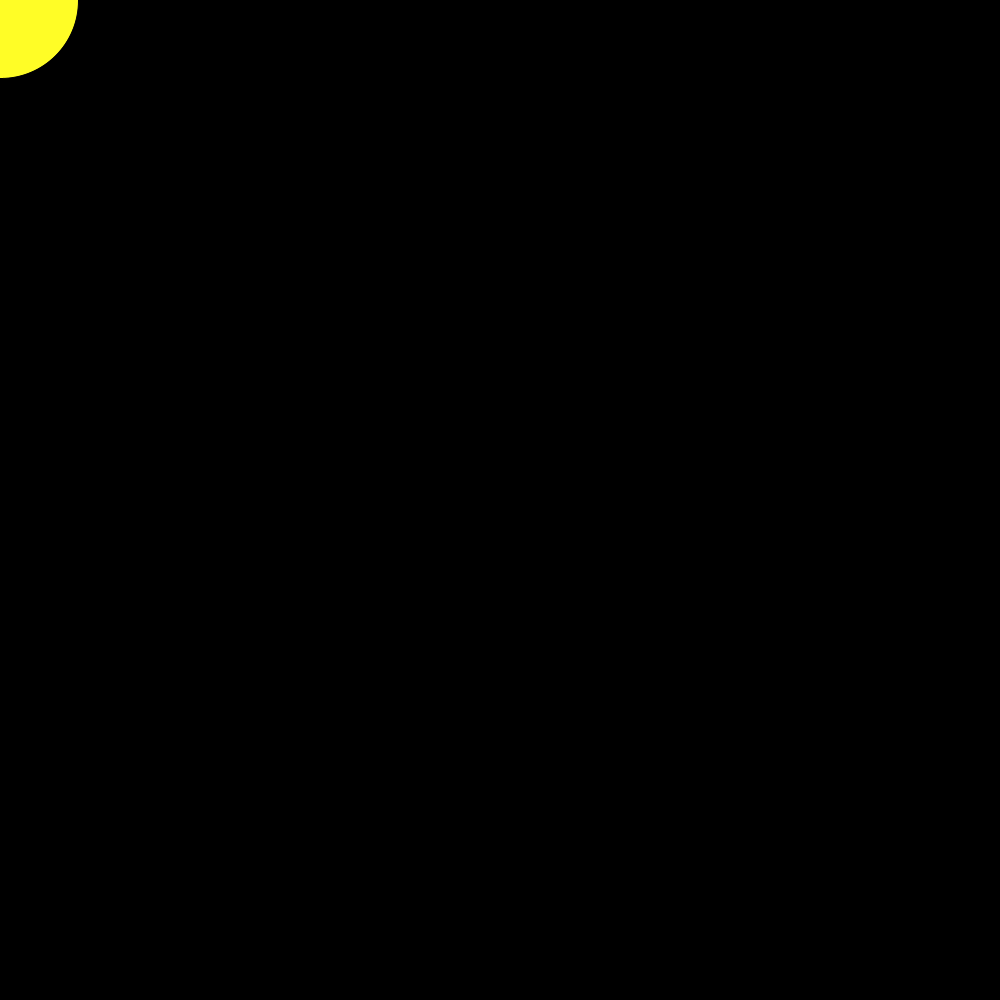
Frame 1 (no input)
Frame 60 (the mouse pressed at the canvas centre just before this capture): identical to frame 1, image omitted
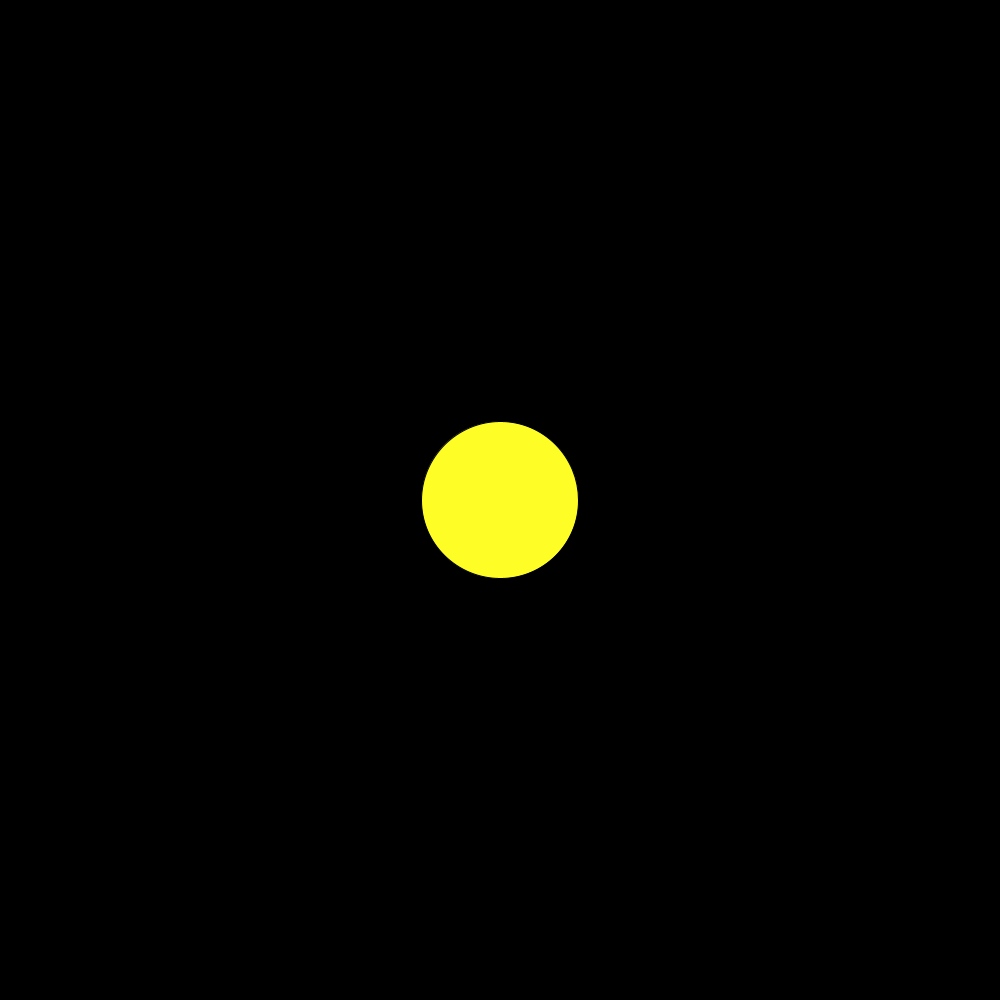
Frame 120 (the mouse held since frame 60 and released just before this capture)

The Processing sketch that drew these frames (run headless with seeded random() and noise(); from frame 60 on, the mouse is pressed at the canvas centre):

// Processing sketch: processing_86232
// ── processing_86232.pde

void setup() {
        size(1000,1000);
        fillArraysWithInitialPositions(50);  // do just for the first 50 Frame. initial positions.
    } // end of setup() method.
    
float[] lastPointerLocations_X;
float[] lastPointerLocations_Y;       

    
void draw() {

            background(0);
            popInNewPositions();             // Pop-in to the Stack last Pointer Positions.
            drawTailToMouse() ;              // Draw Ellipses to mouseLocations as mouse tail.     

    } // end of draw() method.
            
void fillArraysWithInitialPositions(int numOfPosToBeSaved) {
     
        lastPointerLocations_X = new float[numOfPosToBeSaved];
        lastPointerLocations_Y = new float[numOfPosToBeSaved];
               
        // Fills the first elements of Array with initial Mouse Positions.
        for (int index = 0; index < numOfPosToBeSaved; index++) {
            lastPointerLocations_X[index] = mouseX;
            lastPointerLocations_Y[index] = mouseY;
        }
    } // end of fillArraysWithInitialPositions() method.
 
    
void popInNewPositions() {
     /* METHOD DEFINITION: POPS IN VALUES TO THE ELEMENTS IN ARRAYS FROM LAST
     * POINT OF THE ARRAYS THAT MAIN CLASS HAS.
     * PRE.CONDITION: THE ARRAYS SHOULD BE DEFINED CORRECTLY BEFORE THIS METHOD
     * OPERATES ON THEM.
     * POST.CONDITION: METHOD POPS IN  THE VALUES OF MOUSE POSITIONS TO ARRAYS.
     */       
        
        float newPosX = mouseX;
        float newPosY = mouseY;
        
        // Shift the elements of Array before pop in the values.
        shiftElementsInArraysToLeftOnce();
    
        // pops In the values to the Given Arrays.
        popInValuesToArrays(newPosX, newPosY);    
    
    } // end of popInNewPosition() method.
    
   
void shiftElementsInArraysToLeftOnce() {
    /* METHOD DEFINITION: SHIFS ELEMENTS IN ARRAYS FROM RIGHT TO LEFT.
     * ASSIGNS EVERY ELEMENT OF ARRAY TO THE VALUE THAT RIGHT NEXT TO IT HAS.
     * PRE.CONDITION: THE ARRAYS SHOULD BE DEFINED CORRECTLY BEFORE THIS METHOD
     * OPERATES ON THEM.
     * POST.CONDITION: METHOD SHIFTS THE VALUES TO LEFT.ONLY THE LAST ELEMENT'S 
     * VALUE REMAINS NOT BEEN SHIFTED.
     */
        // Length of Both Arrays.
        int lengthOfArrays = lastPointerLocations_X.length;
        
        // Go through all the indexes and assign each one to next left one.
        for(int index = 1; index < lengthOfArrays; index++) {
            lastPointerLocations_X[index-1] = lastPointerLocations_X[index];
            lastPointerLocations_Y[index-1] = lastPointerLocations_Y[index];
        }
    } // end of shiftElementsInArraysToLeftOnce() method.  
    
    
void popInValuesToArrays(float tempX, float tempY) {
    /* METHOD DEFINITION: POPS IN GIVEN VALUES TO LAST ELEMENTS OF BOTH ARRAYS
     * PRE.CONDITION: THE ARRAYS SHOULD BE SHIFTED BEFORE USAGE OF THIS METHOD.
     * POST.CONDITION: METHOD INSERTS THE VALUES TO LAST ELEMENTS OF ARRAYS.
     */
       int lastIndexNum = lastPointerLocations_X.length - 1;
       
       lastPointerLocations_X[lastIndexNum] = tempX;
       lastPointerLocations_Y[lastIndexNum] = tempY;   
    } // end of popInValuesToArrays() method.

    
void drawTailToMouse() {
    /* METHOD DEFINITION: DRAW ELLIPSES TO THE RECORDED POSITIONS.
     * PRE.CONDITION: THE ARRAYS RECORDINGS OF POSITIONS ARE TAKEN FROM OTHER 
     * METHODS.
     * POST.CONDITION: METHOD DRAWS ELLIPSES WITH DIFFERENT FILL COLOR AND DIAMETERS
     * ON SCREEN WITH USING THE RECORDING POSITIONS.
     */
       int diameterSize = 10;   // Initial Size of Furthest Ellipse.
       int fillColor = 250;             // Initial fillColor for Furthest Ellipse.

        // Length of Both Arrays.
        int lengthOfArrays = lastPointerLocations_X.length;
        
        for(int index = 0; index < lengthOfArrays; index++) {
            fill(fillColor);
            ellipse(lastPointerLocations_X[index], lastPointerLocations_Y[index], diameterSize, diameterSize);
            
            diameterSize += 3;
            fillColor -= 20;
        }
 
    } // end of drawTailToMouse() method.
   
